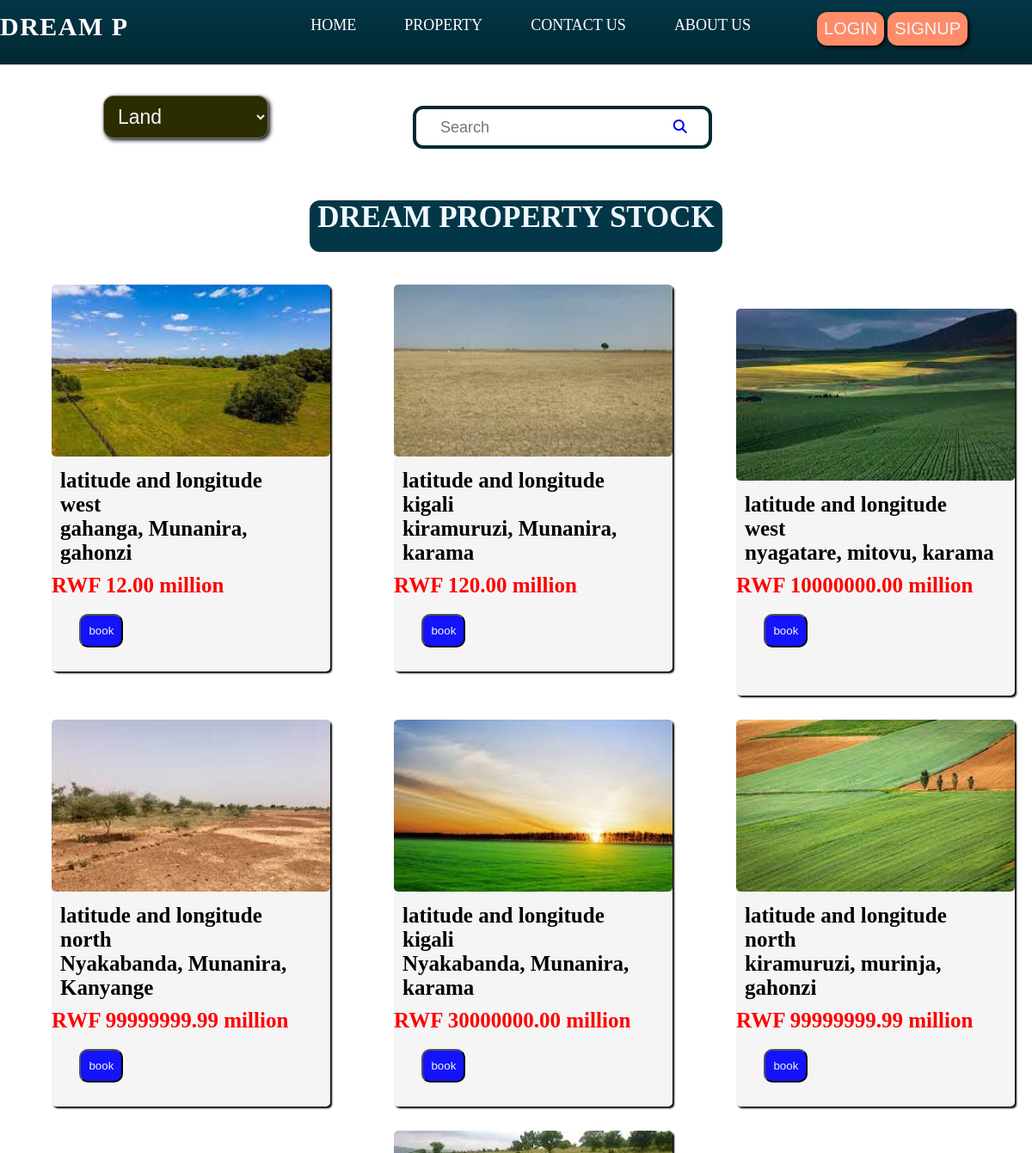
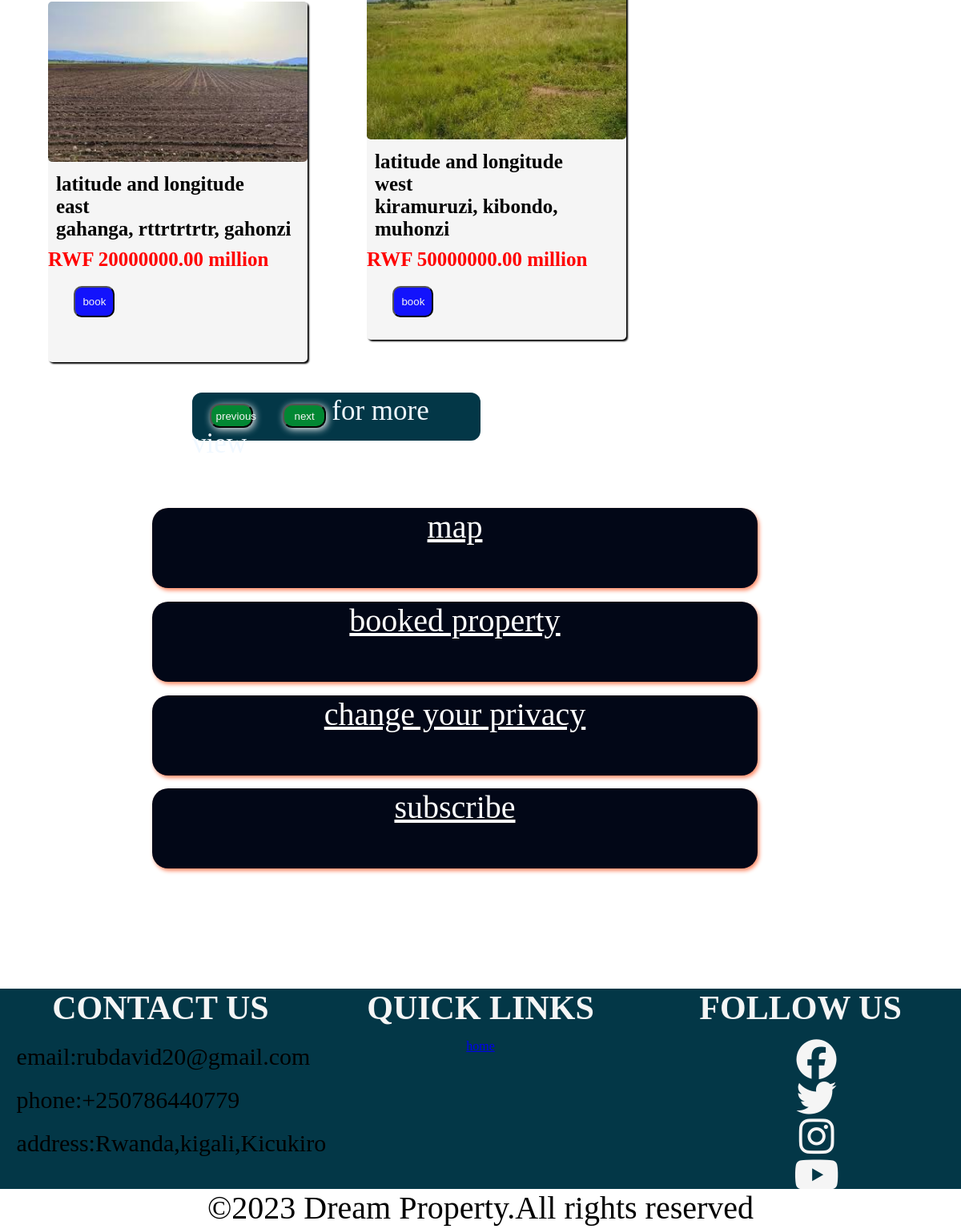
/land.php, run on the app's committed database (2 pictures, top to bottom).
### tables this page shows
CREATE TABLE `uploaded` (
  `idupload` int(11) NOT NULL,
  `file` varchar(255) NOT NULL,
  `category` varchar(255) NOT NULL,
  `province` varchar(255) NOT NULL,
  `district` varchar(255) NOT NULL,
  `sector` varchar(255) NOT NULL,
  `cell` varchar(255) NOT NULL,
  `village` varchar(255) NOT NULL,
  `value` decimal(10,2) NOT NULL,
  `latitude` decimal(9,6) NOT NULL,
  `longitude` decimal(9,6) NOT NULL
);

### land.php (the view, shortened to what this page needs)
<!DOCTYPE html><html><head>
    <link rel="stylesheet" type="text/css" href="property.css">
    <link rel="stylesheet" href="https://cdnjs.cloudflare.com/ajax/libs/font-awesome/6.4.2/css/all.min.css" />
    </head>
    <body>
        <nav>
            <div class="logo">
       <p>DREAM P</p>
            </div>
            <div class="but">
            <button class="but1" onclick="document.location='login.php'">login</button>
            <button class="but1" onclick="document.location='signup.php'">signup</button></div>            <ul>
           <li><a href="index.php">Home</a></li>
          <li><a href="property.php">property</a></li>
          <li><a href="contact.php">contact us</a></li>
            <li><a href="about.php">about us</a></li></ul>
        </nav>
        <div class="nav1">
            <div class="nav2">
             <select name="links" id="" size="1" onchange="window.location.href=this.value;">
                 <option value="land.php">Land</option><option value="property.php">House</option>
               </select>
            </div>
             <div class="search">
                 <table class="search1">
                     <tr><td><input type="text" placeholder="Search" class="search2"></td>
                     <td><a href="#"><i class="fa-solid fa-magnifying-glass"></i></a></td></tr>
                 </table>
             </div></div>
             <div class="next1">DREAM PROPERTY STOCK</div>
             <?php
$hostname = "localhost";
$username = "root";
$password = "";
$database = "property";
$con = mysqli_connect($hostname, $username, $password, $database);
$query = "SELECT * FROM uploaded WHERE category='land'";
$result = mysqli_query($con, $query);
$cardCount = 0;
echo '<div class="row">';
while ($row = mysqli_fetch_assoc($result)) {
    $location2 = $row['sector'] . ', ' . $row['cell'] . ', ' . $row['village'];
    $price = 'RWF ' . $row['value'] . ' million';
    $imagePath = $row['file'];
    $imageAlt = "Card Image";
    $cardContent = $row['province'];
    echo '<div class="cards">';
    echo '<div class="card0">';
    echo '<img src="' . $imagePath . '" alt="' . $imageAlt . '">';
    echo '</div>';
    echo '<div class="card1">'.'<p>latitude and longitude</p>';
    echo '<p>' . $cardContent . '</p>';
    echo '<p>' . $location2 . '</p>';
    echo '</div>';
    echo '<h2>'.$price.'</h2>';
    echo '<button onclick="openBookedPage()">book</button>';
    echo '</div>';
    $cardCount++;
    if ($cardCount % 3 == 0) {
        echo '</div>';
        echo '<div class="row">';
    }
}
if ($cardCount % 3 != 0) {
    echo '</div>';
}
?>
<div class="next"><button>previous</button>
    <button>next</button>for more view</div>
<div class="prop">
        <div class="bar"><a href="https://www.google.com/maps/@-2.2308405,30.2051739,13z?entry=ttu">map</a></div>
<div class="bar"><a href="">booked property</a></div>
<div class="bar"><a href="">change your privacy</a></div>
<div class="bar"><a href="">subscribe</a></div>
</div>
<footer>
    <div class="container">
        <div class="footer-content">
          <h3>contact us</h3>
          <p>email:rubdavid20@gmail.com</p>
        <p>phone:+250786440779</p>
        <p>address:Rwanda,kigali,Kicukiro </p>
        </div>
        <div class="footer-content">
            <h3>quick links</h3>
            <ul class="list">
                <li><a href="#">home</a></li>
            </ul>
        </div>
        <div class="footer-content">
            <h3>follow us</h3><ul>
        <li><a href=""><i class="fab fa-facebook"></i></a></li>
        <li><a href=""><i class="fa-brands fa-twitter"></i></a></li>
        <li><a href=""><i class="fab fa-instagram"></i></a></li>
        <li><a href=""><i class="fab fa-youtube"></i></a></li></ul>
    </div></div>
     <div class="bottom-bar">
        <p>&copy;2023 Dream Property.All rights reserved</p>
     </div></footer>
                                                </body></htm>

### property.css (style rules this page uses)
* { margin: 0%; }
nav { width: 100%; height: 75px ; background-image: linear-gradient(#033747,#012733); top: 0; left: 0; }
nav .logo { margin-top: 1.2%; font-size: 30px; font-weight: bold; float: left; color: white; text-transform: uppercase; letter-spacing: 1.5px; cursor: pointer; }
nav ul { float: right; margin-right: 3%; margin-top: 1.6%; }
nav li { display: inline-block; }
nav li a { font-size: 18px; text-transform: uppercase; padding: 28px 26px; color: white; text-decoration: none; }
.nav1 { display: flex; }
.nav2 { height: 50px; width: 20%; margin-top: 3%; margin-left: 10%; }
.nav2 select { padding: 10px 12px; width: 80%; background-color: rgb(44, 44, 1); color: whitesmoke; font-size: 23px; border-radius: 12px; box-shadow: 2px 2px 5px black; }
.cards { width: 27%; height: 450px; background-color:whitesmoke; border-radius: 5px; box-shadow: 2px 2px 2px black; margin: 14px; display: inline-block; margin-left: 5%; cursor: pointer; }
.card0 img { border-radius: 5px; width: 100%; height: 200px; }
.card1 { margin: 10px; }
.card1 p { text-align: left; font-size: 25px; font-weight: 600; }
.cards h2 { color: red; font-size: 25px; font-family: Cambria, Cochin, Georgia, Times, 'Times New Roman', serif; }
.cards button { margin-left: 10%; margin-top: 6%; padding: 10px 9px; background-color: rgb(19, 19, 252); color: whitesmoke; border-radius: 10px; }
.but { float: right; margin-right: 5%; padding: 0px 15px; margin-top: 1.2%; }
.but1 { padding: 8px; background-color:#ff8c69; color: whitesmoke; font-size: 20px; border-radius: 12px; border: none; box-shadow: 2px 2px 5px black; text-transform: uppercase; cursor: pointer; }
footer { background-color: #033747; bottom: -100px; width: 100%; height: 300px; position: relative; }
.container { width: 100%; margin: auto; display: flex; justify-content: center; }
.footer-content { width: 33.3%; }
.footer-content i { height: 40px; width: 20%; font-size: 50px; color: whitesmoke; }
.footer-content h3 { font-size: 42px; margin-bottom: 15px; text-align: center; color: whitesmoke; text-transform: uppercase; }
.footer-content p { width: 190px; margin: 20px; font-size: 30px; font-weight: 500px; }
.footer-content ul { text-align: center; }
.list { padding: 0; }
.footer-content ul li { width: auto; text-align: center; list-style-type: none; }
.bottom-bar { height: 50px; width: 100%; background-color: white; bottom: 0%; position: absolute; text-align: center; font-weight: 500; }
.bottom-bar p { font-size: 40px; }
.search { margin: auto; margin-top: 4%; margin-bottom: 3%; position: relative; height: 42px; width: 300px; border: 4px solid #012733; padding:0px 20px; border-radius: 12px; margin-left: 10%; }
.search1 { width: 100%; height: 100%; vertical-align: middle; }
.search2 { border: none; height: 100%; padding:0px 5px; border-radius: 50px; font-size: 18px; font-weight: 500; outline: none; }
.prop { height: 500px; width: 70%; background-color:white; margin: auto; margin-top: 7%; }
.bar { width: 90%; height: 100px; background-color: #020717; margin: 10px; margin-top: 2%; border-radius: 20px; text-align: center; box-shadow: 2px 3px 5px #ff8c69; }
.bar a { color:white; font-size: 40px; }
.container { margin: auto; }
.next { background-color:#033747; height: 60px; width: 30%; margin-left: 20%; margin-top: 2%; font-size: 35px; color: aliceblue; border-radius: 12px; }
.next button { margin-left: 6%; margin-top: 4%; margin-right: 2%; height: 30px; width: 15%; background-color: #028733; color: whitesmoke; border-radius: 12px; box-shadow: 2px 2px 10px; }
.next1 { background-color:#033747; height: 60px; width: 40%; margin-left: 30%; margin-top: 2%; font-size: 35px; color: aliceblue; border-radius: 12px; text-align: center; font-weight: 800; margin-bottom: 2%; }

### data on the page
uploaded: file (picture), province "west", location2 "gahanga, Munanira, gahonzi", value "RWF 12.00 million"
uploaded: file (picture), province "kigali", location2 "kiramuruzi, Munanira, karama", value "RWF 120.00 million"
uploaded: file (picture), province "west", location2 "nyagatare, mitovu, karama", value "RWF 10000000.00 million"
uploaded: file (picture), province "north", location2 "Nyakabanda, Munanira, Kanyange", value "RWF 99999999.99 million"
uploaded: file (picture), province "kigali", location2 "Nyakabanda, Munanira, karama", value "RWF 30000000.00 million"
uploaded: file (picture), province "north", location2 "kiramuruzi, murinja, gahonzi", value "RWF 99999999.99 million"
uploaded: file (picture), province "east", location2 "gahanga, rttrtrtrtr, gahonzi", value "RWF 20000000.00 million"
uploaded: file (picture), province "west", location2 "kiramuruzi, kibondo, muhonzi", value "RWF 50000000.00 million"
